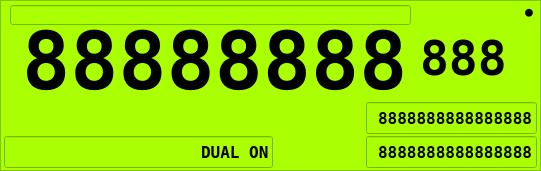
   <widget class="QFrame" name="frame">
    <property name="geometry">
     <rect>
      <x>10</x>
      <y>10</y>
      <width>541</width>
      <height>171</height>
     </rect>
    </property>
    <property name="palette">
     <palette>
      <active>
       <colorrole role="WindowText">
        <brush brushstyle="SolidPattern">
         <color alpha="255">
          <red>0</red>
          <green>0</green>
          <blue>0</blue>
         </color>
        </brush>
       </colorrole>
       <colorrole role="Button">
        <brush brushstyle="SolidPattern">
         <color alpha="255">
          <red>170</red>
          <green>255</green>
          <blue>0</blue>
         </color>
        </brush>
       </colorrole>
       <colorrole role="Light">
        <brush brushstyle="SolidPattern">
         <color alpha="255">
          <red>212</red>
          <green>255</green>
          <blue>127</blue>
         </color>
        </brush>
       </colorrole>
       <colorrole role="Midlight">
        <brush brushstyle="SolidPattern">
         <color alpha="255">
          <red>191</red>
          <green>255</green>
          <blue>63</blue>
         </color>
        </brush>
       </colorrole>
       <colorrole role="Dark">
        <brush brushstyle="SolidPattern">
         <color alpha="255">
          <red>85</red>
          <green>127</green>
          <blue>0</blue>
         </color>
        </brush>
       </colorrole>
       <colorrole role="Mid">
        <brush brushstyle="SolidPattern">
         <color alpha="255">
          <red>113</red>
          <green>170</green>
          <blue>0</blue>
         </color>
        </brush>
       </colorrole>
       <colorrole role="Text">
        <brush brushstyle="SolidPattern">
         <color alpha="255">
          <red>0</red>
          <green>0</green>
          <blue>0</blue>
         </color>
        </brush>
       </colorrole>
       <colorrole role="BrightText">
        <brush brushstyle="SolidPattern">
         <color alpha="255">
          <red>255</red>
          <green>255</green>
          <blue>255</blue>
         </color>
        </brush>
       </colorrole>
       <colorrole role="ButtonText">
        <brush brushstyle="SolidPattern">
         <color alpha="255">
          <red>0</red>
          <green>0</green>
          <blue>0</blue>
         </color>
        </brush>
       </colorrole>
       <colorrole role="Base">
        <brush brushstyle="SolidPattern">
         <color alpha="255">
          <red>255</red>
          <green>255</green>
          <blue>255</blue>
         </color>
        </brush>
       </colorrole>
       <colorrole role="Window">
        <brush brushstyle="SolidPattern">
         <color alpha="255">
          <red>170</red>
          <green>255</green>
          <blue>0</blue>
         </color>
        </brush>
       </colorrole>
       <colorrole role="Shadow">
        <brush brushstyle="SolidPattern">
         <color alpha="255">
          <red>0</red>
          <green>0</green>
          <blue>0</blue>
         </color>
        </brush>
       </colorrole>
       <colorrole role="AlternateBase">
        <brush brushstyle="SolidPattern">
         <color alpha="255">
          <red>212</red>
          <green>255</green>
          <blue>127</blue>
         </color>
        </brush>
       </colorrole>
       <colorrole role="ToolTipBase">
        <brush brushstyle="SolidPattern">
         <color alpha="255">
          <red>255</red>
          <green>255</green>
          <blue>220</blue>
         </color>
        </brush>
       </colorrole>
       <colorrole role="ToolTipText">
        <brush brushstyle="SolidPattern">
         <color alpha="255">
          <red>0</red>
          <green>0</green>
          <blue>0</blue>
         </color>
        </brush>
       </colorrole>
       <colorrole role="PlaceholderText">
        <brush brushstyle="NoBrush">
         <color alpha="128">
          <red>0</red>
          <green>0</green>
          <blue>0</blue>
         </color>
        </brush>
       </colorrole>
      </active>
      <inactive>
       <colorrole role="WindowText">
        <brush brushstyle="SolidPattern">
         <color alpha="255">
          <red>0</red>
          <green>0</green>
          <blue>0</blue>
         </color>
        </brush>
       </colorrole>
       <colorrole role="Button">
        <brush brushstyle="SolidPattern">
         <color alpha="255">
          <red>170</red>
          <green>255</green>
          <blue>0</blue>
         </color>
        </brush>
       </colorrole>
       <colorrole role="Light">
        <brush brushstyle="SolidPattern">
         <color alpha="255">
          <red>212</red>
          <green>255</green>
          <blue>127</blue>
         </color>
        </brush>
       </colorrole>
       <colorrole role="Midlight">
        <brush brushstyle="SolidPattern">
         <color alpha="255">
          <red>191</red>
          <green>255</green>
          <blue>63</blue>
         </color>
        </brush>
       </colorrole>
       <colorrole role="Dark">
        <brush brushstyle="SolidPattern">
         <color alpha="255">
          <red>85</red>
          <green>127</green>
          <blue>0</blue>
         </color>
        </brush>
       </colorrole>
       <colorrole role="Mid">
        <brush brushstyle="SolidPattern">
         <color alpha="255">
          <red>113</red>
          <green>170</green>
          <blue>0</blue>
         </color>
        </brush>
       </colorrole>
       <colorrole role="Text">
        <brush brushstyle="SolidPattern">
         <color alpha="255">
          <red>0</red>
          <green>0</green>
          <blue>0</blue>
         </color>
        </brush>
       </colorrole>
       <colorrole role="BrightText">
        <brush brushstyle="SolidPattern">
         <color alpha="255">
          <red>255</red>
          <green>255</green>
          <blue>255</blue>
         </color>
        </brush>
       </colorrole>
       <colorrole role="ButtonText">
        <brush brushstyle="SolidPattern">
         <color alpha="255">
          <red>0</red>
          <green>0</green>
          <blue>0</blue>
         </color>
        </brush>
       </colorrole>
       <colorrole role="Base">
        <brush brushstyle="SolidPattern">
         <color alpha="255">
          <red>255</red>
          <green>255</green>
          <blue>255</blue>
         </color>
        </brush>
       </colorrole>
       <colorrole role="Window">
        <brush brushstyle="SolidPattern">
         <color alpha="255">
          <red>170</red>
          <green>255</green>
          <blue>0</blue>
         </color>
        </brush>
       </colorrole>
       <colorrole role="Shadow">
        <brush brushstyle="SolidPattern">
         <color alpha="255">
          <red>0</red>
          <green>0</green>
          <blue>0</blue>
         </color>
        </brush>
       </colorrole>
       <colorrole role="AlternateBase">
        <brush brushstyle="SolidPattern">
         <color alpha="255">
          <red>212</red>
          <green>255</green>
          <blue>127</blue>
         </color>
        </brush>
       </colorrole>
       <colorrole role="ToolTipBase">
        <brush brushstyle="SolidPattern">
         <color alpha="255">
          <red>255</red>
          <green>255</green>
          <blue>220</blue>
         </color>
        </brush>
       </colorrole>
       <colorrole role="ToolTipText">
        <brush brushstyle="SolidPattern">
         <color alpha="255">
          <red>0</red>
          <green>0</green>
          <blue>0</blue>
         </color>
        </brush>
       </colorrole>
       <colorrole role="PlaceholderText">
        <brush brushstyle="NoBrush">
         <color alpha="128">
          <red>0</red>
          <green>0</green>
          <blue>0</blue>
         </color>
        </brush>
       </colorrole>
      </inactive>
      <disabled>
       <colorrole role="WindowText">
        <brush brushstyle="SolidPattern">
         <color alpha="255">
          <red>85</red>
          <green>127</green>
          <blue>0</blue>
         </color>
        </brush>
       </colorrole>
       <colorrole role="Button">
        <brush brushstyle="SolidPattern">
         <color alpha="255">
          <red>170</red>
          <green>255</green>
          <blue>0</blue>
         </color>
        </brush>
       </colorrole>
       <colorrole role="Light">
        <brush brushstyle="SolidPattern">
         <color alpha="255">
          <red>212</red>
          <green>255</green>
          <blue>127</blue>
         </color>
        </brush>
       </colorrole>
       <colorrole role="Midlight">
        <brush brushstyle="SolidPattern">
         <color alpha="255">
          <red>191</red>
          <green>255</green>
          <blue>63</blue>
         </color>
        </brush>
       </colorrole>
       <colorrole role="Dark">
        <brush brushstyle="SolidPattern">
         <color alpha="255">
          <red>85</red>
          <green>127</green>
          <blue>0</blue>
         </color>
        </brush>
       </colorrole>
       <colorrole role="Mid">
        <brush brushstyle="SolidPattern">
         <color alpha="255">
          <red>113</red>
          <green>170</green>
          <blue>0</blue>
         </color>
        </brush>
       </colorrole>
       <colorrole role="Text">
        <brush brushstyle="SolidPattern">
         <color alpha="255">
          <red>85</red>
          <green>127</green>
          <blue>0</blue>
         </color>
        </brush>
       </colorrole>
       <colorrole role="BrightText">
        <brush brushstyle="SolidPattern">
         <color alpha="255">
          <red>255</red>
          <green>255</green>
          <blue>255</blue>
         </color>
        </brush>
       </colorrole>
       <colorrole role="ButtonText">
        <brush brushstyle="SolidPattern">
         <color alpha="255">
          <red>85</red>
          <green>127</green>
          <blue>0</blue>
         </color>
        </brush>
       </colorrole>
       <colorrole role="Base">
        <brush brushstyle="SolidPattern">
         <color alpha="255">
          <red>170</red>
          <green>255</green>
          <blue>0</blue>
         </color>
        </brush>
       </colorrole>
       <colorrole role="Window">
        <brush brushstyle="SolidPattern">
         <color alpha="255">
          <red>170</red>
          <green>255</green>
          <blue>0</blue>
         </color>
        </brush>
       </colorrole>
       <colorrole role="Shadow">
        <brush brushstyle="SolidPattern">
         <color alpha="255">
          <red>0</red>
          <green>0</green>
          <blue>0</blue>
         </color>
        </brush>
       </colorrole>
       <colorrole role="AlternateBase">
        <brush brushstyle="SolidPattern">
         <color alpha="255">
          <red>170</red>
          <green>255</green>
          <blue>0</blue>
         </color>
        </brush>
       </colorrole>
       <colorrole role="ToolTipBase">
        <brush brushstyle="SolidPattern">
         <color alpha="255">
          <red>255</red>
          <green>255</green>
          <blue>220</blue>
         </color>
        </brush>
       </colorrole>
       <colorrole role="ToolTipText">
        <brush brushstyle="SolidPattern">
         <color alpha="255">
          <red>0</red>
          <green>0</green>
          <blue>0</blue>
         </color>
        </brush>
       </colorrole>
       <colorrole role="PlaceholderText">
        <brush brushstyle="NoBrush">
         <color alpha="128">
          <red>0</red>
          <green>0</green>
          <blue>0</blue>
         </color>
        </brush>
       </colorrole>
      </disabled>
     </palette>
    </property>
    <property name="font">
     <font>
      <family>DejaVu Sans Mono</family>
      <pointsize>42</pointsize>
      <weight>75</weight>
      <bold>true</bold>
     </font>
    </property>
    <property name="autoFillBackground">
     <bool>true</bool>
    </property>
    <property name="frameShape">
     <enum>QFrame::StyledPanel</enum>
    </property>
    <property name="frameShadow">
     <enum>QFrame::Raised</enum>
    </property>
    <widget class="QLineEdit" name="lcdText1">
     <property name="geometry">
      <rect>
       <x>418</x>
       <y>32</y>
       <width>110</width>
       <height>52</height>
      </rect>
     </property>
     <property name="palette">
      <palette>
       <active>
        <colorrole role="Base">
         <brush brushstyle="SolidPattern">
          <color alpha="255">
           <red>170</red>
           <green>255</green>
           <blue>0</blue>
          </color>
         </brush>
        </colorrole>
       </active>
       <inactive>
        <colorrole role="Base">
         <brush brushstyle="SolidPattern">
          <color alpha="255">
           <red>170</red>
           <green>255</green>
           <blue>0</blue>
          </color>
         </brush>
        </colorrole>
       </inactive>
       <disabled>
        <colorrole role="Base">
         <brush brushstyle="SolidPattern">
          <color alpha="255">
           <red>170</red>
           <green>255</green>
           <blue>0</blue>
          </color>
         </brush>
        </colorrole>
       </disabled>
      </palette>
     </property>
     <property name="font">
      <font>
       <family>DejaVu Sans Mono</family>
       <pointsize>36</pointsize>
       <weight>75</weight>
       <bold>true</bold>
      </font>
     </property>
     <property name="mouseTracking">
      <bool>false</bool>
     </property>
     <property name="autoFillBackground">
      <bool>true</bool>
     </property>
     <property name="text">
      <string>888</string>
     </property>
     <property name="frame">
      <bool>false</bool>
     </property>
     <property name="readOnly">
      <bool>true</bool>
     </property>
    </widget>
    <widget class="QLineEdit" name="lcdText2">
     <property name="enabled">
      <bool>true</bool>
     </property>
     <property name="geometry">
      <rect>
       <x>366</x>
       <y>136</y>
       <width>171</width>
       <height>32</height>
      </rect>
     </property>
     <property name="palette">
      <palette>
       <active>
        <colorrole role="Text">
         <brush brushstyle="SolidPattern">
          <color alpha="255">
           <red>0</red>
           <green>0</green>
           <blue>0</blue>
          </color>
         </brush>
        </colorrole>
        <colorrole role="Base">
         <brush brushstyle="SolidPattern">
          <color alpha="255">
           <red>170</red>
           <green>255</green>
           <blue>0</blue>
          </color>
         </brush>
        </colorrole>
        <colorrole role="PlaceholderText">
         <brush brushstyle="NoBrush">
          <color alpha="128">
           <red>0</red>
           <green>0</green>
           <blue>0</blue>
          </color>
         </brush>
        </colorrole>
       </active>
       <inactive>
        <colorrole role="Text">
         <brush brushstyle="SolidPattern">
          <color alpha="255">
           <red>0</red>
           <green>0</green>
           <blue>0</blue>
          </color>
         </brush>
        </colorrole>
        <colorrole role="Base">
         <brush brushstyle="SolidPattern">
          <color alpha="255">
           <red>170</red>
           <green>255</green>
           <blue>0</blue>
          </color>
         </brush>
        </colorrole>
        <colorrole role="PlaceholderText">
         <brush brushstyle="NoBrush">
          <color alpha="128">
           <red>0</red>
           <green>0</green>
           <blue>0</blue>
          </color>
         </brush>
        </colorrole>
       </inactive>
       <disabled>
        <colorrole role="Text">
         <brush brushstyle="SolidPattern">
          <color alpha="255">
           <red>168</red>
           <green>169</green>
           <blue>169</blue>
          </color>
         </brush>
        </colorrole>
        <colorrole role="Base">
         <brush brushstyle="SolidPattern">
          <color alpha="255">
           <red>240</red>
           <green>240</green>
           <blue>240</blue>
          </color>
         </brush>
        </colorrole>
        <colorrole role="PlaceholderText">
         <brush brushstyle="NoBrush">
          <color alpha="128">
           <red>0</red>
           <green>0</green>
           <blue>0</blue>
          </color>
         </brush>
        </colorrole>
       </disabled>
      </palette>
     </property>
     <property name="font">
      <font>
       <family>DejaVu Sans Mono</family>
       <pointsize>12</pointsize>
       <weight>75</weight>
       <bold>true</bold>
      </font>
     </property>
     <property name="text">
      <string>8888888888888888</string>
     </property>
     <property name="frame">
      <bool>true</bool>
     </property>
     <property name="alignment">
      <set>Qt::AlignRight|Qt::AlignTrailing|Qt::AlignVCenter</set>
     </property>
     <property name="dragEnabled">
      <bool>false</bool>
     </property>
     <property name="readOnly">
      <bool>false</bool>
     </property>
    </widget>
    <widget class="QLineEdit" name="lcdDual">
     <property name="enabled">
      <bool>true</bool>
     </property>
     <property name="geometry">
      <rect>
       <x>4</x>
       <y>136</y>
       <width>269</width>
       <height>32</height>
      </rect>
     </property>
     <property name="palette">
      <palette>
       <active>
        <colorrole role="Base">
         <brush brushstyle="SolidPattern">
          <color alpha="255">
           <red>170</red>
           <green>255</green>
           <blue>0</blue>
          </color>
         </brush>
        </colorrole>
       </active>
       <inactive>
        <colorrole role="Base">
         <brush brushstyle="SolidPattern">
          <color alpha="255">
           <red>170</red>
           <green>255</green>
           <blue>0</blue>
          </color>
         </brush>
        </colorrole>
       </inactive>
       <disabled>
        <colorrole role="Base">
         <brush brushstyle="SolidPattern">
          <color alpha="255">
           <red>170</red>
           <green>255</green>
           <blue>0</blue>
          </color>
         </brush>
        </colorrole>
       </disabled>
      </palette>
     </property>
     <property name="font">
      <font>
       <family>DejaVu Sans Mono</family>
       <pointsize>12</pointsize>
       <weight>75</weight>
       <bold>true</bold>
      </font>
     </property>
     <property name="text">
      <string>DUAL ON</string>
     </property>
     <property name="alignment">
      <set>Qt::AlignRight|Qt::AlignTrailing|Qt::AlignVCenter</set>
     </property>
     <property name="readOnly">
      <bool>true</bool>
     </property>
    </widget>
    <widget class="QLineEdit" name="lcdNumber">
     <property name="geometry">
      <rect>
       <x>10</x>
       <y>27</y>
       <width>401</width>
       <height>66</height>
      </rect>
     </property>
     <property name="palette">
      <palette>
       <active>
        <colorrole role="Base">
         <brush brushstyle="SolidPattern">
          <color alpha="255">
           <red>170</red>
           <green>255</green>
           <blue>0</blue>
          </color>
         </brush>
        </colorrole>
       </active>
       <inactive>
        <colorrole role="Base">
         <brush brushstyle="SolidPattern">
          <color alpha="255">
           <red>170</red>
           <green>255</green>
           <blue>0</blue>
          </color>
         </brush>
        </colorrole>
       </inactive>
       <disabled>
        <colorrole role="Base">
         <brush brushstyle="SolidPattern">
          <color alpha="255">
           <red>170</red>
           <green>255</green>
           <blue>0</blue>
          </color>
         </brush>
        </colorrole>
       </disabled>
      </palette>
     </property>
     <property name="font">
      <font>
       <family>DejaVu Sans Mono</family>
       <pointsize>60</pointsize>
       <weight>75</weight>
       <italic>false</italic>
       <bold>true</bold>
      </font>
     </property>
     <property name="mouseTracking">
      <bool>false</bool>
     </property>
     <property name="layoutDirection">
      <enum>Qt::RightToLeft</enum>
     </property>
     <property name="autoFillBackground">
      <bool>true</bool>
     </property>
     <property name="text">
      <string>88888888</string>
     </property>
     <property name="frame">
      <bool>false</bool>
     </property>
     <property name="alignment">
      <set>Qt::AlignRight|Qt::AlignTrailing|Qt::AlignVCenter</set>
     </property>
     <property name="readOnly">
      <bool>true</bool>
     </property>
    </widget>
    <widget class="QLineEdit" name="offsetText">
     <property name="enabled">
      <bool>true</bool>
     </property>
     <property name="geometry">
      <rect>
       <x>10</x>
       <y>5</y>
       <width>401</width>
       <height>20</height>
      </rect>
     </property>
     <property name="palette">
      <palette>
       <active>
        <colorrole role="Base">
         <brush brushstyle="SolidPattern">
          <color alpha="255">
           <red>170</red>
           <green>255</green>
           <blue>0</blue>
          </color>
         </brush>
        </colorrole>
       </active>
       <inactive>
        <colorrole role="Base">
         <brush brushstyle="SolidPattern">
          <color alpha="255">
           <red>170</red>
           <green>255</green>
           <blue>0</blue>
          </color>
         </brush>
        </colorrole>
       </inactive>
       <disabled>
        <colorrole role="Base">
         <brush brushstyle="SolidPattern">
          <color alpha="255">
           <red>170</red>
           <green>255</green>
           <blue>0</blue>
          </color>
         </brush>
        </colorrole>
       </disabled>
      </palette>
     </property>
     <property name="font">
      <font>
       <family>DejaVu Sans Mono</family>
       <pointsize>12</pointsize>
       <weight>75</weight>
       <italic>false</italic>
       <bold>true</bold>
      </font>
     </property>
     <property name="layoutDirection">
      <enum>Qt::LeftToRight</enum>
     </property>
     <property name="inputMask">
      <string notr="true"/>
     </property>
     <property name="text">
      <string/>
     </property>
     <property name="frame">
      <bool>true</bool>
     </property>
     <property name="alignment">
      <set>Qt::AlignCenter</set>
     </property>
     <property name="readOnly">
      <bool>true</bool>
     </property>
    </widget>
    <widget class="QLineEdit" name="dbText">
     <property name="enabled">
      <bool>true</bool>
     </property>
     <property name="geometry">
      <rect>
       <x>366</x>
       <y>102</y>
       <width>171</width>
       <height>32</height>
      </rect>
     </property>
     <property name="palette">
      <palette>
       <active>
        <colorrole role="Text">
         <brush brushstyle="SolidPattern">
          <color alpha="255">
           <red>0</red>
           <green>0</green>
           <blue>0</blue>
          </color>
         </brush>
        </colorrole>
        <colorrole role="Base">
         <brush brushstyle="SolidPattern">
          <color alpha="255">
           <red>170</red>
           <green>255</green>
           <blue>0</blue>
          </color>
         </brush>
        </colorrole>
        <colorrole role="PlaceholderText">
         <brush brushstyle="NoBrush">
          <color alpha="128">
           <red>0</red>
           <green>0</green>
           <blue>0</blue>
          </color>
         </brush>
        </colorrole>
       </active>
       <inactive>
        <colorrole role="Text">
         <brush brushstyle="SolidPattern">
          <color alpha="255">
           <red>0</red>
           <green>0</green>
           <blue>0</blue>
          </color>
         </brush>
        </colorrole>
        <colorrole role="Base">
         <brush brushstyle="SolidPattern">
          <color alpha="255">
           <red>170</red>
           <green>255</green>
           <blue>0</blue>
          </color>
         </brush>
        </colorrole>
        <colorrole role="PlaceholderText">
         <brush brushstyle="NoBrush">
          <color alpha="128">
           <red>0</red>
           <green>0</green>
           <blue>0</blue>
          </color>
         </brush>
        </colorrole>
       </inactive>
       <disabled>
        <colorrole role="Text">
         <brush brushstyle="SolidPattern">
          <color alpha="255">
           <red>168</red>
           <green>169</green>
           <blue>169</blue>
          </color>
         </brush>
        </colorrole>
        <colorrole role="Base">
         <brush brushstyle="SolidPattern">
          <color alpha="255">
           <red>240</red>
           <green>240</green>
           <blue>240</blue>
          </color>
         </brush>
        </colorrole>
        <colorrole role="PlaceholderText">
         <brush brushstyle="NoBrush">
          <color alpha="128">
           <red>0</red>
           <green>0</green>
           <blue>0</blue>
          </color>
         </brush>
        </colorrole>
       </disabled>
      </palette>
     </property>
     <property name="font">
      <font>
       <family>DejaVu Sans Mono</family>
       <pointsize>12</pointsize>
       <weight>75</weight>
       <bold>true</bold>
       <kerning>false</kerning>
      </font>
     </property>
     <property name="focusPolicy">
      <enum>Qt::ClickFocus</enum>
     </property>
     <property name="acceptDrops">
      <bool>false</bool>
     </property>
     <property name="text">
      <string>8888888888888888</string>
     </property>
     <property name="frame">
      <bool>true</bool>
     </property>
     <property name="alignment">
      <set>Qt::AlignRight|Qt::AlignTrailing|Qt::AlignVCenter</set>
     </property>
     <property name="readOnly">
      <bool>true</bool>
     </property>
    </widget>
    <widget class="QLineEdit" name="LCD_Dot">
     <property name="geometry">
      <rect>
       <x>521</x>
       <y>1</y>
       <width>16</width>
       <height>20</height>
      </rect>
     </property>
     <property name="palette">
      <palette>
       <active>
        <colorrole role="Base">
         <brush brushstyle="SolidPattern">
          <color alpha="255">
           <red>170</red>
           <green>255</green>
           <blue>0</blue>
          </color>
         </brush>
        </colorrole>
       </active>
       <inactive>
        <colorrole role="Base">
         <brush brushstyle="SolidPattern">
          <color alpha="255">
           <red>170</red>
           <green>255</green>
           <blue>0</blue>
          </color>
         </brush>
        </colorrole>
       </inactive>
       <disabled>
        <colorrole role="Base">
         <brush brushstyle="SolidPattern">
          <color alpha="255">
           <red>170</red>
           <green>255</green>
           <blue>0</blue>
          </color>
         </brush>
        </colorrole>
       </disabled>
      </palette>
     </property>
     <property name="font">
      <font>
       <family>Noto Sans</family>
       <pointsize>10</pointsize>
       <weight>50</weight>
       <bold>false</bold>
      </font>
     </property>
     <property name="text">
      <string>●</string>
     </property>
     <property name="frame">
      <bool>false</bool>
     </property>
     <property name="alignment">
      <set>Qt::AlignRight|Qt::AlignTrailing|Qt::AlignVCenter</set>
     </property>
    </widget>
   </widget>
